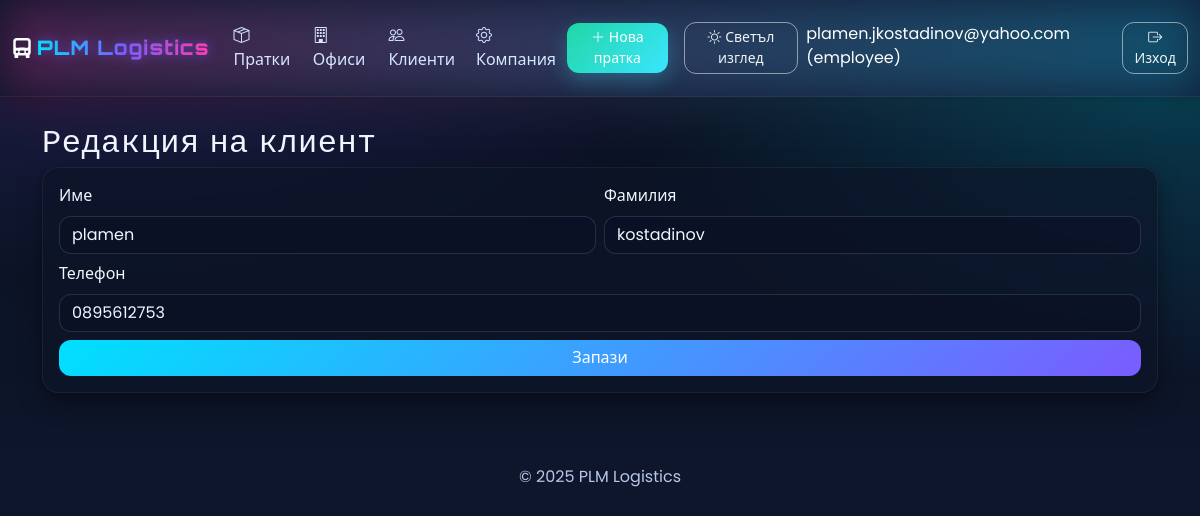
The app's page /clients/2/edit (signed in) with its own data.
### tables this page shows
CREATE TABLE users (
    id INTEGER PRIMARY KEY AUTOINCREMENT,
    email TEXT UNIQUE NOT NULL,
    password_hash TEXT NOT NULL,
    role TEXT NOT NULL CHECK(role IN ('employee','client','admin','courier')),
    created_at TEXT NOT NULL DEFAULT (datetime('now'))
);

CREATE TABLE clients (
    id INTEGER PRIMARY KEY AUTOINCREMENT,
    user_id INTEGER NOT NULL UNIQUE,
    first_name TEXT NOT NULL,
    last_name TEXT NOT NULL,
    phone TEXT,
    FOREIGN KEY(user_id) REFERENCES users(id) ON DELETE CASCADE
);

### app/utils/auth.py (the view)
        def wrapper(*args, **kwargs):
            user = current_user()
            if not user:
                return redirect(url_for('auth.login', next=request.path))
            if roles and user['role'] not in roles:
                abort(403)
            return fn(*args, **kwargs)

### app/blueprints/customers.py (called while the page is built, shortened)
@bp.route('/clients/<int:client_id>/edit', methods=['GET', 'POST'], endpoint='clients_edit')
@login_required(roles=['employee','admin'])
def clients_edit(client_id):
    db = get_db()
    client = db.execute("""
        SELECT c.*, u.email
        FROM clients c
        JOIN users u ON u.id = c.user_id
        WHERE c.id = ?
    """, (client_id,)).fetchone()
    if not client:
        abort(404)  # клиентът не съществува
    return render_template("clients_form.html", title="Редакция на клиент", client=client)

### app/db.py (called while the page is built)
def ensure_file_exists(pathlike):
    p = Path(pathlike)
    if not p.exists():
        p.touch()

def get_db():
    if "db" not in g:
        db_path = current_app.config["DATABASE"]
        g.db = sqlite3.connect(db_path)
        g.db.row_factory = sqlite3.Row
    return g.db

def init_schema():
    db = get_db()
    db.executescript(SCHEMA_SQL)
    if not db.execute("SELECT 1 FROM company WHERE id=1").fetchone():
        db.execute("INSERT INTO company (id, name) VALUES (1, ?)", ("PLM Logistics",))
    if not db.execute("SELECT 1 FROM users WHERE role='admin'").fetchone():
        from werkzeug.security import generate_password_hash
        db.execute(
            "INSERT INTO users(email, password_hash, role) VALUES (?,?, 'admin')",
            ("admin@company.com", generate_password_hash("admin123")),
        )
    db.commit()

### app/utils/auth.py (called while the page is built)
def current_user():
    uid = session.get("user_id")
    if not uid:
        return None
    db = get_db()
    return db.execute("SELECT * FROM users WHERE id=?", (uid,)).fetchone()

def login_required(roles=None):
    def decorator(fn):
        def wrapper(*args, **kwargs):
            user = current_user()
            if not user:
                return redirect(url_for('auth.login', next=request.path))
            if roles and user['role'] not in roles:
                abort(403)
            return fn(*args, **kwargs)
        wrapper.__name__ = fn.__name__
        return wrapper
    return decorator

### templates/clients_form.html (shortened to what this page needs)
{% extends 'layout.html' %}
{% block content %}
<h3>{{ 'Редакция на клиент' if client else 'Нов клиент' }}</h3>
<form
  method="post"
  class="card p-3"
  action="
    {% if client %}
      {{ url_for('customers.clients_edit', client_id=client.id) }}
    {% else %}
      {{ url_for('customers.clients_new') }}
    {% endif %}
  "
>
  <div class="row g-2">
    <div class="col-md-6">
      <label class="form-label">Име</label>
      <input name="first_name" class="form-control" value="{{ client.first_name if client }}" required>
    </div>
    <div class="col-md-6">
      <label class="form-label">Фамилия</label>
      <input name="last_name" class="form-control" value="{{ client.last_name if client }}" required>
    </div>
  </div>
  <div class="mb-2 mt-2">
    <label class="form-label">Телефон</label>
    <input name="phone" class="form-control" value="{{ client.phone if client }}" required>
  </div>
  <button class="btn btn-primary glow">Запази</button>
</form>
{% endblock %}

### templates/layout.html (shortened to what this page needs)
<!doctype html>
<html lang="bg">
  <head>
    <link href="https://cdn.jsdelivr.net/npm/bootswatch@5.3.3/dist/flatly/bootstrap.min.css" rel="stylesheet">
    <link href="https://cdn.jsdelivr.net/npm/bootstrap-icons@1.11.3/font/bootstrap-icons.css" rel="stylesheet">
    <link href="{{ url_for('static', filename='css/styles.css') }}" rel="stylesheet">
  </head>
  <body class="neo-bg">
    <nav class="navbar navbar-expand-lg navbar-dark neo-nav">
      <div class="container-fluid">
        <a class="navbar-brand logo" href="{{ url_for('main.dashboard') }}">
          <i class="bi bi-truck-front-fill me-1"></i><span class="brand-text">PLM Logistics</span>
        </a>
        <div class="collapse navbar-collapse" id="nav">
          <ul class="navbar-nav me-auto mb-2 mb-lg-0">
            {% if user %}
              <li class="nav-item"><a class="nav-link" href="{{ url_for('shipments.shipments_list') }}"><i class="bi bi-box-seam"></i> Пратки</a></li>
              <li class="nav-item"><a class="nav-link" href="{{ url_for('offices.offices_list') }}"><i class="bi bi-building"></i> Офиси</a></li>
              {% if user.role in ['employee','admin'] %}
              <li class="nav-item"><a class="nav-link" href="{{ url_for('customers.clients_list') }}"><i class="bi bi-people"></i> Клиенти</a></li>
              <li class="nav-item"><a class="nav-link" href="{{ url_for('company.company_form') }}"><i class="bi bi-gear"></i> Компания</a></li>
              {% endif %}
            {% endif %}
          </ul>
          <ul class="navbar-nav me-2">
            {% if user and user.role in ['employee','admin'] %}
            <li class="nav-item me-2"><a class="btn btn-sm btn-success" href="{{ url_for('shipments.shipments_new') }}"><i class="bi bi-plus-lg"></i> Нова пратка</a></li>
            {% endif %}
          </ul>
          <ul class="navbar-nav me-2">
            <li class="nav-item">
              <button id="themeToggle" class="btn btn-sm btn-outline-light" type="button"> Светъл изглед</button>
            </li>
          </ul>
          <ul class="navbar-nav">
            {% if user %}
              <li class="nav-item"><span class="navbar-text me-2">{{ user.email }} ({{ user.role }})</span></li>
              <li class="nav-item"><a class="btn btn-sm btn-outline-light" href="{{ url_for('auth.logout') }}"><i class="bi bi-box-arrow-right"></i> Изход</a></li>
            {% endif %}
          </ul>
        </div>
      </div>
    </nav>
    <main class="container py-4 reveal">
      {% block content %}{% endblock %}
      <footer class="mt-5 py-4 text-center text-muted">
        <span>© 2025 {{ app_name }}</span>
      </footer>
    </main>
</body>
</html>

### static/css/styles.css (style rules this page uses)
:root { --neo-bg1:#0a0f1f; --neo-bg2:#0f1b33; --neo-accent:#00e0ff; --neo-accent-2:#7a5cff; --neo-hot:#ff3cac; --neo-text:#e6f1ff; --neo-muted:#8aa0c6; --radius:16px; --shadow:0 10px 25px rgba(0,0,0,.35), 0 2px 6px rgba(0,0,0,.2); }
* { box-sizing:border-box }
body { font-family:'Poppins',system-ui,Segoe UI,Roboto,Arial,sans-serif;color:var(--neo-text) }
.neo-bg { min-height:100vh; background: radial-gradient(1200px 600px at 10% -10%, rgba(122,92,255,.25), transparent 60%), radial-gradient(1000px 500px at 100% 10%, rgba(0,224,255,.2), transparent 60%), linear-gradient(180deg, var(--neo-bg1), var(--neo-bg2)); background-attachment: fixed; }
.neo-nav { background: linear-gradient(90deg, #0b1226, #101e3a); position: sticky; top:0; z-index: 1030; box-shadow: var(--shadow); border-bottom:1px solid rgba(255,255,255,.06); }
.neo-nav:before { content:''; position:absolute; inset:0; background: linear-gradient(90deg, var(--neo-hot), var(--neo-accent), var(--neo-accent-2), var(--neo-hot)); opacity:.25; mix-blend-mode: screen; filter: blur(24px); background-size: 300% 100%; animation: flow 14s linear infinite; pointer-events: none; }
.logo { font-family:'Orbitron', monospace; letter-spacing:1px; font-weight:800; position:relative }
.brand-text { background: linear-gradient(90deg, #00e0ff, #7a5cff, #ff3cac); -webkit-background-clip: text; background-clip: text; color: transparent; filter: drop-shadow(0 0 6px rgba(122,92,255,.6)); }
.card { border-radius: var(--radius); background: rgba(13,20,39,.65); border:1px solid rgba(255,255,255,.06); box-shadow: var(--shadow); -webkit-backdrop-filter: blur(6px); backdrop-filter: blur(6px); animation: rise .5s ease both; }
.btn { border-radius: 12px; border:1px solid transparent; transition: transform .08s ease, box-shadow .2s ease, background .2s ease; }
.btn-primary { background: linear-gradient(135deg, var(--neo-accent), var(--neo-accent-2)); border: none; box-shadow: 0 8px 20px rgba(0,224,255,.25); }
.btn-success { background: linear-gradient(135deg, #00d18f, #24e1ff); border:none; box-shadow: 0 8px 20px rgba(36,225,255,.25); }
.btn-outline-light { border-color: rgba(255,255,255,.5) }
.form-control,.form-select { background: rgba(11,18,38,.7); color: var(--neo-text); border-radius: 12px; border:1px solid rgba(255,255,255,.12); }
footer { color:var(--neo-muted) }
.reveal { opacity:0; transform: translateY(10px); transition: .6s ease }
.reveal.is-visible { opacity:1; transform:none }
.glow { box-shadow: 0 0 0 0 rgba(122,92,255,.9); animation: pulseGlow 2s ease-out infinite }
.navbar .nav-link { color:#cfe4ff }
.navbar .btn-outline-light { border-color: rgba(255,255,255,.5) }
h1,h2,h3,h4,h5,h6 { font-family:'Orbitron', monospace; letter-spacing:.5px }
:root { --neo-text:#f2f6ff; --neo-muted:#b8c7e8 }
.form-label { color:var(--neo-text) }
.navbar .navbar-brand, .navbar .navbar-text { color:#ffffff }
a { color:#7ad6ff }
::placeholder { color: #9fb3d7; opacity: 1; }
.form-label, .form-text { color: var(--neo-text) !important; }
.text-muted { color: var(--neo-muted) !important; }

### records on screen
users: email "plamen.jkostadinov@yahoo.com", role "employee"
clients: first_name "plamen", last_name "kostadinov", phone "0895612753"

### other values on screen
{{ 'Редакция на клиент' if client else 'Нов клиент' }} "Редакция на клиент"
{{ app_name }} "PLM Logistics"
